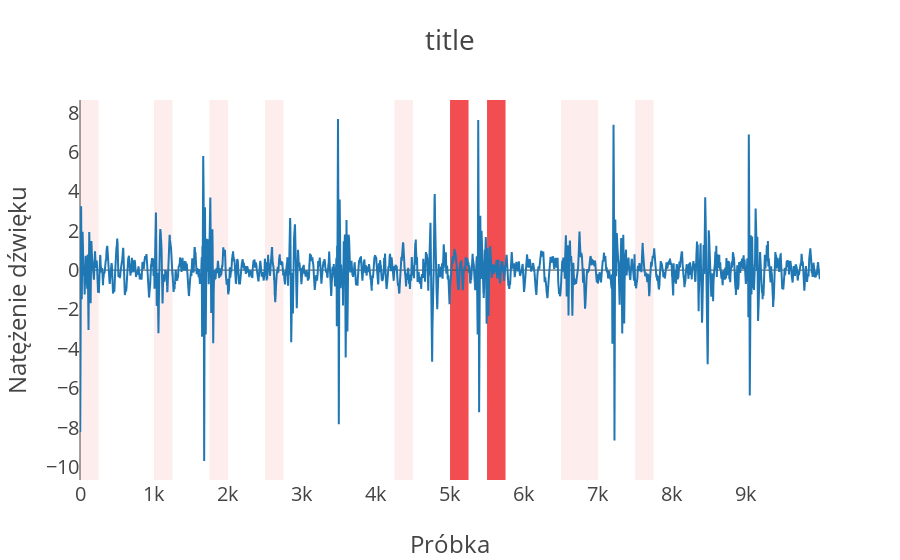

This figure's notebook cell:
### Code cell
error_idx = 3476
label = test_labels[error_idx]
print("label was: {}".format(label))
explainer = LimeTimeSeriesExplanation(feature_selection='auto', verbose=False)
explanations = explainer.explain_instance(timeseries=test_set[error_idx], num_features=10, training_set=TRAINING_SET[:100],
                                          num_samples=250, num_slices=40,
                                          classifier_fn=lime_lr_predict)

plot_lime_explanation(explanations=explanations, instance=test_set[error_idx])
explanations.as_list()

### Figure 1 — Plotly figure (JSON) as saved in the notebook; plotly's stock layout.template omitted (floating-point values rounded to 4 significant figures; data arrays with more than 128 entries replaced by an {"elided": "..."} marker saying what was removed)
{"data": [{"mode": "lines", "type": "scatter", "uid": "1a80f95e-ecd1-11e8-93df-2816ade465e7", "x": {"elided": "10000 int values"}, "y": {"elided": "10000 float values"}}], "layout": {"font": {"size": 20}, "shapes": [{"fillcolor": "#f24d50", "layer": "below", "line": {"width": 0}, "opacity": 1, "type": "rect", "x0": 5000, "x1": 5250, "xref": "x", "y0": 0, "y1": 1, "yref": "paper"}, {"fillcolor": "#f24d50", "layer": "below", "line": {"width": 0}, "opacity": 1.0, "type": "rect", "x0": 5500, "x1": 5750, "xref": "x", "y0": 0, "y1": 1, "yref": "paper"}, {"fillcolor": "#f24d50", "layer": "below", "line": {"width": 0}, "opacity": 0.1, "type": "rect", "x0": 4250, "x1": 4500, "xref": "x", "y0": 0, "y1": 1, "yref": "paper"}, {"fillcolor": "#f24d50", "layer": "below", "line": {"width": 0}, "opacity": 0.1, "type": "rect", "x0": 2500, "x1": 2750, "xref": "x", "y0": 0, "y1": 1, "yref": "paper"}, {"fillcolor": "#f24d50", "layer": "below", "line": {"width": 0}, "opacity": 0.1, "type": "rect", "x0": 0, "x1": 250, "xref": "x", "y0": 0, "y1": 1, "yref": "paper"}, {"fillcolor": "#f24d50", "layer": "below", "line": {"width": 0}, "opacity": 0.1, "type": "rect", "x0": 1000, "x1": 1250, "xref": "x", "y0": 0, "y1": 1, "yref": "paper"}, {"fillcolor": "#f24d50", "layer": "below", "line": {"width": 0}, "opacity": 0.1, "type": "rect", "x0": 7500, "x1": 7750, "xref": "x", "y0": 0, "y1": 1, "yref": "paper"}, {"fillcolor": "#f24d50", "layer": "below", "line": {"width": 0}, "opacity": 0.1, "type": "rect", "x0": 1750, "x1": 2000, "xref": "x", "y0": 0, "y1": 1, "yref": "paper"}, {"fillcolor": "#f24d50", "layer": "below", "line": {"width": 0}, "opacity": 0.1, "type": "rect", "x0": 6500, "x1": 6750, "xref": "x", "y0": 0, "y1": 1, "yref": "paper"}, {"fillcolor": "#f24d50", "layer": "below", "line": {"width": 0}, "opacity": 0.1, "type": "rect", "x0": 6750, "x1": 7000, "xref": "x", "y0": 0, "y1": 1, "yref": "paper"}], "title": "title", "xaxis": {"showgrid": false, "title": "Próbka"}, "yaxis": {"showgrid": false, "title": "Natężenie dźwięku"}}}
